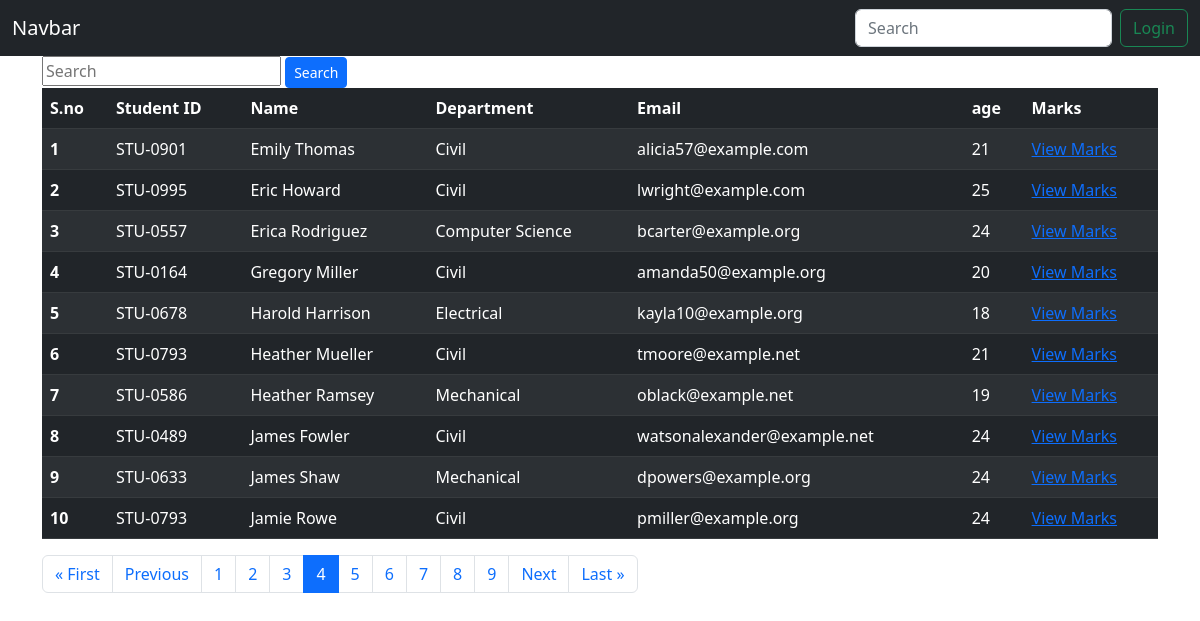
The page /students?page=4 on the database its author committed.
### college/models.py (models this page shows, shortened)
class Student(models.Model):
   department=models.ForeignKey(Department, related_name="depart", on_delete=models.CASCADE)
   student_id=models.OneToOneField(StudentId, related_name="studentid", on_delete=models.CASCADE)
   name=models.CharField(max_length=100)
   age=models.IntegerField(default=18)
   email=models.EmailField(unique=True)
   address=models.TextField()
   is_deleted=models.BooleanField(default=False)
   objects=StudentManager()            # Student.objects.all() will give data with is_deleted field as false
   admin_objects=models.Manager()            # Student.admin_objects.all() will give data with is_deleted field as True i.e complete data
   class Meta:
      ordering=['name']
      verbose_name='student'

class StudentId(models.Model):
   studentId=models.CharField(max_length=100)
   def __str__(self):
       return self.studentId

class Department(models.Model):
  department=models.CharField(max_length=100)
  def __str__(self)->str:
      return self.department
  class Meta:
     ordering = ["department"]

### college/views.py (the view, shortened to what this page needs)
# urls.py: path('students', get_students, name='get_students'),
def get_students(request):
  queryset=Student.objects.all()
  paginator = Paginator(queryset, 10)  # Show 10 contacts per page.
  page_number = request.GET.get("page")
  page_obj = paginator.get_page(page_number)
  return render(request, 'students.html', {"page":"All Students", "page_obj":page_obj})

### college/models.py (called while the page is built)
    def get_queryset(self):
        return super().get_queryset().filter(is_deleted=False)

### college/templates/students.html (shortened to what this page needs)
{% extends "base-template.html" %}
{% block start %}
<div class="container">
  <form>
    <div>
      <input type="text" placeholder="Search" name="search">
      <button class="btn btn-sm btn-primary">Search</button>
    </div>
    <table class="table table-striped table-dark">
      <thead>
        <tr>
          <th scope="col">S.no</th>
          <th scope="col">Student ID</th>
          <th scope="col">Name</th>
          <th scope="col">Department</th>
          <th scope="col">Email</th>
          <th scope="col">age</th>
          <th scope="col">Marks</th>
        </tr>
      </thead>
      <tbody>
        {% for student in page_obj %}
        <tr>
          <th scope="row">{{forloop.counter}}</th>
          <td>{{student.student_id}}</td>
          <td>{{student.name}}</td>
          <td>{{student.department}}</td>
          <td>{{student.email}}</td>
          <td>{{student.age}}</td>
          <td><a href="see_marks/{{student.email}}">View Marks</a></td>
        </tr>
        {% endfor %}
      </tbody>
    </table>
  </form>
  <nav aria-label="Page navigation">
    <ul class="pagination">
      {% if page_obj.has_previous %}
        <li class="page-item">
          <a class="page-link" href="?page=1" aria-label="First">
            <span aria-hidden="true">&laquo; First</span>
          </a>
        </li>
        <li class="page-item">
          <a class="page-link" href="?page={{ page_obj.previous_page_number }}" aria-label="Previous">
            <span aria-hidden="true">Previous</span>
          </a>
        </li>
      {% else %}
        <li class="page-item disabled">
          <a class="page-link" href="#">Previous</a>
        </li>
      {% endif %}
      {% for i in page_obj.paginator.page_range %}
        {% if page_obj.number == i %}
          <li class="page-item active" aria-current="page">
            <a class="page-link" href="#">{{ i }}</a>
          </li>
        {% else %}
          <li class="page-item">
            <a class="page-link" href="?page={{ i }}">{{ i }}</a>
          </li>
        {% endif %}
      {% endfor %}
      {% if page_obj.has_next %}
        <li class="page-item">
          <a class="page-link" href="?page={{ page_obj.next_page_number }}" aria-label="Next">
            <span aria-hidden="true">Next</span>
          </a>
        </li>
        <li class="page-item">
          <a class="page-link" href="?page={{ page_obj.paginator.num_pages }}" aria-label="Last">
            <span aria-hidden="true">Last &raquo;</span>
          </a>
        </li>
      {% else %}
        <li class="page-item disabled">
          <a class="page-link" href="#">Next</a>
        </li>
      {% endif %}
    </ul>
  </nav>
</div>
{% endblock %}

### rows shown on the page
Student: student_id "STU-0901", name "Emily Thomas", department "Civil", email "alicia57@example.com", age "21"
Student: student_id "STU-0995", name "Eric Howard", department "Civil", email "lwright@example.com", age "25"
Student: student_id "STU-0557", name "Erica Rodriguez", department "Computer Science", email "bcarter@example.org", age "24"
Student: student_id "STU-0164", name "Gregory Miller", department "Civil", email "amanda50@example.org", age "20"
Student: student_id "STU-0678", name "Harold Harrison", department "Electrical", email "kayla10@example.org", age "18"
Student: student_id "STU-0793", name "Heather Mueller", department "Civil", email "tmoore@example.net", age "21"
Student: student_id "STU-0586", name "Heather Ramsey", department "Mechanical", email "oblack@example.net", age "19"
Student: student_id "STU-0489", name "James Fowler", department "Civil", email "watsonalexander@example.net", age "24"
Student: student_id "STU-0633", name "James Shaw", department "Mechanical", email "dpowers@example.org", age "24"
Student: student_id "STU-0793", name "Jamie Rowe", department "Civil", email "pmiller@example.org", age "24"

### other values the page prints
{{ i }} "1" "2" "3" "5" "6" "7" "8" "9"
{{ i }} "4"
